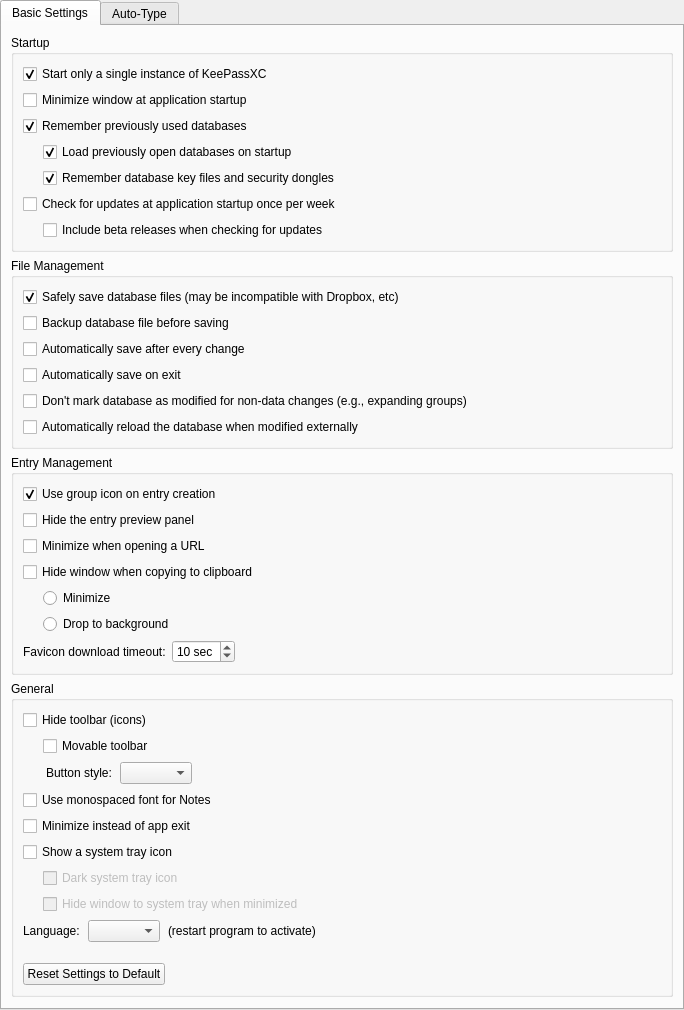
<?xml version="1.0" encoding="UTF-8"?>
<ui version="4.0">
 <class>ApplicationSettingsWidgetGeneral</class>
 <widget class="QWidget" name="ApplicationSettingsWidgetGeneral">
  <property name="geometry">
   <rect>
    <x>0</x>
    <y>0</y>
    <width>684</width>
    <height>951</height>
   </rect>
  </property>
  <layout class="QVBoxLayout" name="verticalLayout_3">
   <property name="leftMargin">
    <number>0</number>
   </property>
   <property name="topMargin">
    <number>0</number>
   </property>
   <property name="rightMargin">
    <number>0</number>
   </property>
   <property name="bottomMargin">
    <number>0</number>
   </property>
   <item>
    <widget class="QTabWidget" name="generalSettingsTabWidget">
     <property name="currentIndex">
      <number>0</number>
     </property>
     <widget class="QWidget" name="tabGeneral">
      <attribute name="title">
       <string>Basic Settings</string>
      </attribute>
      <layout class="QVBoxLayout" name="verticalLayout">
       <item>
        <widget class="QGroupBox" name="startupGroup">
         <property name="title">
          <string>Startup</string>
         </property>
         <layout class="QVBoxLayout" name="verticalLayout_4">
          <item>
           <widget class="QCheckBox" name="singleInstanceCheckBox">
            <property name="text">
             <string>Start only a single instance of KeePassXC</string>
            </property>
            <property name="checked">
             <bool>true</bool>
            </property>
           </widget>
          </item>
          <item>
           <widget class="QCheckBox" name="systrayMinimizeOnStartup">
            <property name="text">
             <string>Minimize window at application startup</string>
            </property>
           </widget>
          </item>
          <item>
           <widget class="QCheckBox" name="rememberLastDatabasesCheckBox">
            <property name="text">
             <string>Remember previously used databases</string>
            </property>
            <property name="checked">
             <bool>true</bool>
            </property>
           </widget>
          </item>
          <item>
           <layout class="QHBoxLayout" name="rememberDbSubLayout_2">
            <property name="spacing">
             <number>0</number>
            </property>
            <property name="sizeConstraint">
             <enum>QLayout::SetMaximumSize</enum>
            </property>
            <item>
             <spacer name="toolbarMovableSpacer_3">
              <property name="orientation">
               <enum>Qt::Horizontal</enum>
              </property>
              <property name="sizeType">
               <enum>QSizePolicy::Fixed</enum>
              </property>
              <property name="sizeHint" stdset="0">
               <size>
                <width>20</width>
                <height>20</height>
               </size>
              </property>
             </spacer>
            </item>
            <item>
             <widget class="QCheckBox" name="openPreviousDatabasesOnStartupCheckBox">
              <property name="text">
               <string>Load previously open databases on startup</string>
              </property>
              <property name="checked">
               <bool>true</bool>
              </property>
             </widget>
            </item>
           </layout>
          </item>
          <item>
           <layout class="QHBoxLayout" name="rememberDbSubLayout">
            <property name="spacing">
             <number>0</number>
            </property>
            <property name="sizeConstraint">
             <enum>QLayout::SetMaximumSize</enum>
            </property>
            <item>
             <spacer name="toolbarMovableSpacer_2">
              <property name="orientation">
               <enum>Qt::Horizontal</enum>
              </property>
              <property name="sizeType">
               <enum>QSizePolicy::Fixed</enum>
              </property>
              <property name="sizeHint" stdset="0">
               <size>
                <width>20</width>
                <height>20</height>
               </size>
              </property>
             </spacer>
            </item>
            <item>
             <widget class="QCheckBox" name="rememberLastKeyFilesCheckBox">
              <property name="text">
               <string>Remember database key files and security dongles</string>
              </property>
              <property name="checked">
               <bool>true</bool>
              </property>
             </widget>
            </item>
           </layout>
          </item>
          <item>
           <widget class="QCheckBox" name="checkForUpdatesOnStartupCheckBox">
            <property name="text">
             <string>Check for updates at application startup once per week</string>
            </property>
           </widget>
          </item>
          <item>
           <layout class="QHBoxLayout" name="checkUpdatesSubLayout">
            <property name="spacing">
             <number>0</number>
            </property>
            <item>
             <spacer name="checkUpdatesSpacer">
              <property name="orientation">
               <enum>Qt::Horizontal</enum>
              </property>
              <property name="sizeType">
               <enum>QSizePolicy::Fixed</enum>
              </property>
              <property name="sizeHint" stdset="0">
               <size>
                <width>20</width>
                <height>20</height>
               </size>
              </property>
             </spacer>
            </item>
            <item>
             <widget class="QCheckBox" name="checkForUpdatesIncludeBetasCheckBox">
              <property name="text">
               <string>Include beta releases when checking for updates</string>
              </property>
             </widget>
            </item>
           </layout>
          </item>
         </layout>
        </widget>
       </item>
       <item>
        <widget class="QGroupBox" name="saveGroup">
         <property name="title">
          <string>File Management</string>
         </property>
         <layout class="QVBoxLayout" name="verticalLayout_5">
          <item>
           <widget class="QCheckBox" name="useAtomicSavesCheckBox">
            <property name="text">
             <string>Safely save database files (may be incompatible with Dropbox, etc)</string>
            </property>
            <property name="checked">
             <bool>true</bool>
            </property>
           </widget>
          </item>
          <item>
           <widget class="QCheckBox" name="backupBeforeSaveCheckBox">
            <property name="text">
             <string>Backup database file before saving</string>
            </property>
           </widget>
          </item>
          <item>
           <widget class="QCheckBox" name="autoSaveAfterEveryChangeCheckBox">
            <property name="text">
             <string>Automatically save after every change</string>
            </property>
           </widget>
          </item>
          <item>
           <widget class="QCheckBox" name="autoSaveOnExitCheckBox">
            <property name="text">
             <string>Automatically save on exit</string>
            </property>
           </widget>
          </item>
          <item>
           <widget class="QCheckBox" name="ignoreGroupExpansionCheckBox">
            <property name="text">
             <string>Don't mark database as modified for non-data changes (e.g., expanding groups)</string>
            </property>
           </widget>
          </item>
          <item>
           <widget class="QCheckBox" name="autoReloadOnChangeCheckBox">
            <property name="text">
             <string>Automatically reload the database when modified externally</string>
            </property>
           </widget>
          </item>
         </layout>
        </widget>
       </item>
       <item>
        <widget class="QGroupBox" name="entryGroup">
         <property name="title">
          <string>Entry Management</string>
         </property>
         <layout class="QVBoxLayout" name="verticalLayout_6">
          <item>
           <widget class="QCheckBox" name="useGroupIconOnEntryCreationCheckBox">
            <property name="text">
             <string>Use group icon on entry creation</string>
            </property>
            <property name="checked">
             <bool>true</bool>
            </property>
           </widget>
          </item>
          <item>
           <widget class="QCheckBox" name="previewHideCheckBox">
            <property name="text">
             <string>Hide the entry preview panel</string>
            </property>
           </widget>
          </item>
          <item>
           <widget class="QCheckBox" name="minimizeOnOpenUrlCheckBox">
            <property name="text">
             <string>Minimize when opening a URL</string>
            </property>
           </widget>
          </item>
          <item>
           <widget class="QCheckBox" name="hideWindowOnCopyCheckBox">
            <property name="text">
             <string>Hide window when copying to clipboard</string>
            </property>
           </widget>
          </item>
          <item>
           <layout class="QHBoxLayout" name="hideWindowLayout_1">
            <property name="spacing">
             <number>0</number>
            </property>
            <item>
             <spacer name="hideWindowSpacer_1">
              <property name="orientation">
               <enum>Qt::Horizontal</enum>
              </property>
              <property name="sizeType">
               <enum>QSizePolicy::Fixed</enum>
              </property>
              <property name="sizeHint" stdset="0">
               <size>
                <width>20</width>
                <height>20</height>
               </size>
              </property>
             </spacer>
            </item>
            <item>
             <widget class="QRadioButton" name="minimizeOnCopyRadioButton">
              <property name="text">
               <string>Minimize</string>
              </property>
             </widget>
            </item>
           </layout>
          </item>
          <item>
           <layout class="QHBoxLayout" name="hideWindowLayout_2">
            <property name="spacing">
             <number>0</number>
            </property>
            <item>
             <spacer name="hideWindowSpacer_2">
              <property name="orientation">
               <enum>Qt::Horizontal</enum>
              </property>
              <property name="sizeType">
               <enum>QSizePolicy::Fixed</enum>
              </property>
              <property name="sizeHint" stdset="0">
               <size>
                <width>20</width>
                <height>20</height>
               </size>
              </property>
             </spacer>
            </item>
            <item>
             <widget class="QRadioButton" name="dropToBackgroundOnCopyRadioButton">
              <property name="text">
               <string>Drop to background</string>
              </property>
             </widget>
            </item>
           </layout>
          </item>
          <item>
           <layout class="QHBoxLayout" name="horizontalLayout" stretch="0,0,1">
            <item>
             <widget class="QLabel" name="faviconTimeoutLabel">
              <property name="text">
               <string>Favicon download timeout:</string>
              </property>
             </widget>
            </item>
            <item>
             <widget class="QSpinBox" name="faviconTimeoutSpinBox">
              <property name="enabled">
               <bool>true</bool>
              </property>
              <property name="sizePolicy">
               <sizepolicy hsizetype="Expanding" vsizetype="Fixed">
                <horstretch>0</horstretch>
                <verstretch>0</verstretch>
               </sizepolicy>
              </property>
              <property name="focusPolicy">
               <enum>Qt::StrongFocus</enum>
              </property>
              <property name="accessibleName">
               <string>Website icon download timeout in seconds</string>
              </property>
              <property name="suffix">
               <string comment="Seconds"> sec</string>
              </property>
              <property name="minimum">
               <number>1</number>
              </property>
              <property name="maximum">
               <number>60</number>
              </property>
              <property name="value">
               <number>10</number>
              </property>
             </widget>
            </item>
            <item>
             <spacer name="horizontalSpacer_2">
              <property name="orientation">
               <enum>Qt::Horizontal</enum>
              </property>
              <property name="sizeHint" stdset="0">
               <size>
                <width>40</width>
                <height>20</height>
               </size>
              </property>
             </spacer>
            </item>
           </layout>
          </item>
         </layout>
        </widget>
       </item>
       <item>
        <widget class="QGroupBox" name="generalGroup">
         <property name="title">
          <string>General</string>
         </property>
         <layout class="QVBoxLayout" name="verticalLayout_7">
          <item>
           <widget class="QCheckBox" name="toolbarHideCheckBox">
            <property name="text">
             <string>Hide toolbar (icons)</string>
            </property>
           </widget>
          </item>
          <item>
           <layout class="QHBoxLayout" name="toolbarMovableLayout">
            <property name="spacing">
             <number>0</number>
            </property>
            <property name="sizeConstraint">
             <enum>QLayout::SetMaximumSize</enum>
            </property>
            <item>
             <spacer name="toolbarMovableSpacer">
              <property name="orientation">
               <enum>Qt::Horizontal</enum>
              </property>
              <property name="sizeType">
               <enum>QSizePolicy::Fixed</enum>
              </property>
              <property name="sizeHint" stdset="0">
               <size>
                <width>20</width>
                <height>20</height>
               </size>
              </property>
             </spacer>
            </item>
            <item>
             <widget class="QCheckBox" name="toolbarMovableCheckBox">
              <property name="enabled">
               <bool>true</bool>
              </property>
              <property name="sizePolicy">
               <sizepolicy hsizetype="Minimum" vsizetype="Fixed">
                <horstretch>0</horstretch>
                <verstretch>0</verstretch>
               </sizepolicy>
              </property>
              <property name="text">
               <string>Movable toolbar</string>
              </property>
             </widget>
            </item>
           </layout>
          </item>
          <item>
           <layout class="QHBoxLayout" name="toolButtonStyleLayout" stretch="0,0,0,1">
            <property name="spacing">
             <number>0</number>
            </property>
            <item>
             <spacer name="toolButtonStyleSpacer">
              <property name="orientation">
               <enum>Qt::Horizontal</enum>
              </property>
              <property name="sizeType">
               <enum>QSizePolicy::Fixed</enum>
              </property>
              <property name="sizeHint" stdset="0">
               <size>
                <width>20</width>
                <height>20</height>
               </size>
              </property>
             </spacer>
            </item>
            <item alignment="Qt::AlignRight">
             <widget class="QLabel" name="toolButtonStyleLabel">
              <property name="enabled">
               <bool>true</bool>
              </property>
              <property name="sizePolicy">
               <sizepolicy hsizetype="Preferred" vsizetype="Fixed">
                <horstretch>0</horstretch>
                <verstretch>0</verstretch>
               </sizepolicy>
              </property>
              <property name="styleSheet">
               <string notr="true">margin-right: 5px</string>
              </property>
              <property name="text">
               <string>Button style:</string>
              </property>
             </widget>
            </item>
            <item>
             <widget class="QComboBox" name="toolButtonStyleComboBox">
              <property name="enabled">
               <bool>true</bool>
              </property>
              <property name="sizePolicy">
               <sizepolicy hsizetype="Expanding" vsizetype="Fixed">
                <horstretch>0</horstretch>
                <verstretch>0</verstretch>
               </sizepolicy>
              </property>
              <property name="focusPolicy">
               <enum>Qt::StrongFocus</enum>
              </property>
              <property name="accessibleName">
               <string>Toolbar button style</string>
              </property>
              <property name="sizeAdjustPolicy">
               <enum>QComboBox::AdjustToContents</enum>
              </property>
             </widget>
            </item>
            <item>
             <spacer name="horizontalSpacer_2">
              <property name="orientation">
               <enum>Qt::Horizontal</enum>
              </property>
              <property name="sizeHint" stdset="0">
               <size>
                <width>40</width>
                <height>20</height>
               </size>
              </property>
             </spacer>
            </item>
           </layout>
          </item>
          <item>
           <widget class="QCheckBox" name="monospaceNotesCheckBox">
            <property name="text">
             <string>Use monospaced font for Notes</string>
            </property>
           </widget>
          </item>
          <item>
           <widget class="QCheckBox" name="minimizeOnCloseCheckBox">
            <property name="text">
             <string>Minimize instead of app exit</string>
            </property>
           </widget>
          </item>
          <item>
           <widget class="QCheckBox" name="systrayShowCheckBox">
            <property name="text">
             <string>Show a system tray icon</string>
            </property>
           </widget>
          </item>
          <item>
           <layout class="QHBoxLayout" name="horizontalLayout_4">
            <property name="spacing">
             <number>0</number>
            </property>
            <property name="sizeConstraint">
             <enum>QLayout::SetMaximumSize</enum>
            </property>
            <item>
             <spacer name="horizontalSpacer_3">
              <property name="orientation">
               <enum>Qt::Horizontal</enum>
              </property>
              <property name="sizeType">
               <enum>QSizePolicy::Fixed</enum>
              </property>
              <property name="sizeHint" stdset="0">
               <size>
                <width>20</width>
                <height>20</height>
               </size>
              </property>
             </spacer>
            </item>
            <item>
             <widget class="QCheckBox" name="systrayDarkIconCheckBox">
              <property name="enabled">
               <bool>false</bool>
              </property>
              <property name="text">
               <string>Dark system tray icon</string>
              </property>
             </widget>
            </item>
           </layout>
          </item>
          <item>
           <widget class="QWidget" name="systraySettings" native="true">
            <layout class="QVBoxLayout" name="systrayLayout">
             <property name="leftMargin">
              <number>0</number>
             </property>
             <property name="topMargin">
              <number>0</number>
             </property>
             <property name="rightMargin">
              <number>0</number>
             </property>
             <property name="bottomMargin">
              <number>0</number>
             </property>
             <item>
              <layout class="QHBoxLayout" name="horizontalLayout_2">
               <property name="spacing">
                <number>0</number>
               </property>
               <property name="sizeConstraint">
                <enum>QLayout::SetMaximumSize</enum>
               </property>
               <item>
                <spacer name="horizontalSpacer">
                 <property name="orientation">
                  <enum>Qt::Horizontal</enum>
                 </property>
                 <property name="sizeType">
                  <enum>QSizePolicy::Fixed</enum>
                 </property>
                 <property name="sizeHint" stdset="0">
                  <size>
                   <width>20</width>
                   <height>20</height>
                  </size>
                 </property>
                </spacer>
               </item>
               <item>
                <widget class="QCheckBox" name="systrayMinimizeToTrayCheckBox">
                 <property name="enabled">
                  <bool>false</bool>
                 </property>
                 <property name="sizePolicy">
                  <sizepolicy hsizetype="Minimum" vsizetype="Fixed">
                   <horstretch>0</horstretch>
                   <verstretch>0</verstretch>
                  </sizepolicy>
                 </property>
                 <property name="text">
                  <string>Hide window to system tray when minimized</string>
                 </property>
                </widget>
               </item>
              </layout>
             </item>
            </layout>
           </widget>
          </item>
          <item>
           <layout class="QHBoxLayout" name="languageLabelLayout_2" stretch="0,0,0,1">
            <property name="spacing">
             <number>8</number>
            </property>
            <item alignment="Qt::AlignRight">
             <widget class="QLabel" name="languageLabel_2">
              <property name="sizePolicy">
               <sizepolicy hsizetype="Preferred" vsizetype="Preferred">
                <horstretch>0</horstretch>
                <verstretch>0</verstretch>
               </sizepolicy>
              </property>
              <property name="text">
               <string>Language:</string>
              </property>
             </widget>
            </item>
            <item>
             <widget class="QComboBox" name="languageComboBox">
              <property name="sizePolicy">
               <sizepolicy hsizetype="Expanding" vsizetype="Fixed">
                <horstretch>0</horstretch>
                <verstretch>0</verstretch>
               </sizepolicy>
              </property>
              <property name="focusPolicy">
               <enum>Qt::StrongFocus</enum>
              </property>
              <property name="accessibleName">
               <string>Language selection</string>
              </property>
             </widget>
            </item>
            <item>
             <widget class="QLabel" name="languageLabel_3">
              <property name="text">
               <string>(restart program to activate)</string>
              </property>
             </widget>
            </item>
            <item>
             <spacer name="spacer3">
              <property name="orientation">
               <enum>Qt::Horizontal</enum>
              </property>
              <property name="sizeHint" stdset="0">
               <size>
                <width>40</width>
                <height>20</height>
               </size>
              </property>
             </spacer>
            </item>
           </layout>
          </item>
          <item>
           <spacer name="verticalSpacer">
            <property name="orientation">
             <enum>Qt::Vertical</enum>
            </property>
            <property name="sizeType">
             <enum>QSizePolicy::Fixed</enum>
            </property>
            <property name="sizeHint" stdset="0">
             <size>
              <width>20</width>
              <height>15</height>
             </size>
            </property>
           </spacer>
          </item>
          <item>
           <layout class="QHBoxLayout" name="resetSettingsSubLayout">
            <property name="spacing">
             <number>0</number>
            </property>
            <property name="sizeConstraint">
             <enum>QLayout::SetMaximumSize</enum>
            </property>
            <item>
             <widget class="QPushButton" name="resetSettingsButton">
              <property name="text">
               <string>Reset Settings to Default</string>
              </property>
             </widget>
            </item>
            <item>
             <spacer name="spacer4">
              <property name="orientation">
               <enum>Qt::Horizontal</enum>
              </property>
              <property name="sizeType">
               <enum>QSizePolicy::Expanding</enum>
              </property>
              <property name="sizeHint" stdset="0">
               <size>
                <width>50</width>
                <height>20</height>
               </size>
              </property>
             </spacer>
            </item>
           </layout>
          </item>
         </layout>
        </widget>
       </item>
       <item>
        <spacer name="verticalSpacer_2">
         <property name="orientation">
          <enum>Qt::Vertical</enum>
         </property>
         <property name="sizeType">
          <enum>QSizePolicy::Expanding</enum>
         </property>
         <property name="sizeHint" stdset="0">
          <size>
           <width>20</width>
           <height>40</height>
          </size>
         </property>
        </spacer>
       </item>
      </layout>
     </widget>
     <widget class="QWidget" name="tabAutotype">
      <attribute name="title">
       <string>Auto-Type</string>
      </attribute>
      <layout class="QVBoxLayout" name="verticalLayout_2">
       <item>
        <widget class="QCheckBox" name="autoTypeEntryTitleMatchCheckBox">
         <property name="text">
          <string>Use entry title to match windows for global Auto-Type</string>
         </property>
        </widget>
       </item>
       <item>
        <widget class="QCheckBox" name="autoTypeEntryURLMatchCheckBox">
         <property name="text">
          <string>Use entry URL to match windows for global Auto-Type</string>
         </property>
        </widget>
       </item>
       <item>
        <widget class="QCheckBox" name="autoTypeAskCheckBox">
         <property name="text">
          <string>Always ask before performing Auto-Type</string>
         </property>
         <property name="checked">
          <bool>true</bool>
         </property>
        </widget>
       </item>
       <item>
        <layout class="QFormLayout" name="formLayout_2">
         <property name="topMargin">
          <number>10</number>
         </property>
         <item row="1" column="0">
          <widget class="QLabel" name="autoTypeShortcutLabel">
           <property name="text">
            <string>Global Auto-Type shortcut</string>
           </property>
          </widget>
         </item>
         <item row="1" column="1">
          <widget class="ShortcutWidget" name="autoTypeShortcutWidget">
           <property name="sizePolicy">
            <sizepolicy hsizetype="Expanding" vsizetype="Fixed">
             <horstretch>0</horstretch>
             <verstretch>0</verstretch>
            </sizepolicy>
           </property>
           <property name="accessibleName">
            <string>Global auto-type shortcut</string>
           </property>
          </widget>
         </item>
         <item row="3" column="0">
          <widget class="QLabel" name="autoTypeDelayLabel">
           <property name="text">
            <string>Auto-Type typing delay</string>
           </property>
          </widget>
         </item>
         <item row="3" column="1">
          <widget class="QSpinBox" name="autoTypeDelaySpinBox">
           <property name="sizePolicy">
            <sizepolicy hsizetype="Minimum" vsizetype="Fixed">
             <horstretch>0</horstretch>
             <verstretch>0</verstretch>
            </sizepolicy>
           </property>
           <property name="accessibleName">
            <string>Auto-type character typing delay milliseconds</string>
           </property>
           <property name="suffix">
            <string comment="Milliseconds"> ms</string>
           </property>
           <property name="prefix">
            <string/>
           </property>
           <property name="maximum">
            <number>1000</number>
           </property>
           <property name="value">
            <number>25</number>
           </property>
          </widget>
         </item>
         <item row="2" column="0">
          <widget class="QLabel" name="autoTypeStartDelayLabel">
           <property name="text">
            <string>Auto-Type start delay</string>
           </property>
          </widget>
         </item>
         <item row="2" column="1">
          <widget class="QSpinBox" name="autoTypeStartDelaySpinBox">
           <property name="sizePolicy">
            <sizepolicy hsizetype="Minimum" vsizetype="Fixed">
             <horstretch>0</horstretch>
             <verstretch>0</verstretch>
            </sizepolicy>
           </property>
           <property name="accessibleName">
            <string>Auto-type start delay milliseconds</string>
           </property>
           <property name="suffix">
            <string comment="Milliseconds"> ms</string>
           </property>
           <property name="prefix">
            <string/>
           </property>
           <property name="minimum">
            <number>100</number>
           </property>
           <property name="maximum">
            <number>10000</number>
           </property>
           <property name="singleStep">
            <number>100</number>
           </property>
           <property name="value">
            <number>500</number>
           </property>
          </widget>
         </item>
        </layout>
       </item>
       <item>
        <spacer name="verticalSpacer_3">
         <property name="orientation">
          <enum>Qt::Vertical</enum>
         </property>
         <property name="sizeHint" stdset="0">
          <size>
           <width>20</width>
           <height>40</height>
          </size>
         </property>
        </spacer>
       </item>
      </layout>
     </widget>
    </widget>
   </item>
  </layout>
 </widget>
 <customwidgets>
  <customwidget>
   <class>ShortcutWidget</class>
   <extends>QLineEdit</extends>
   <header>autotype/ShortcutWidget.h</header>
  </customwidget>
 </customwidgets>
 <resources/>
 <connections/>
</ui>
